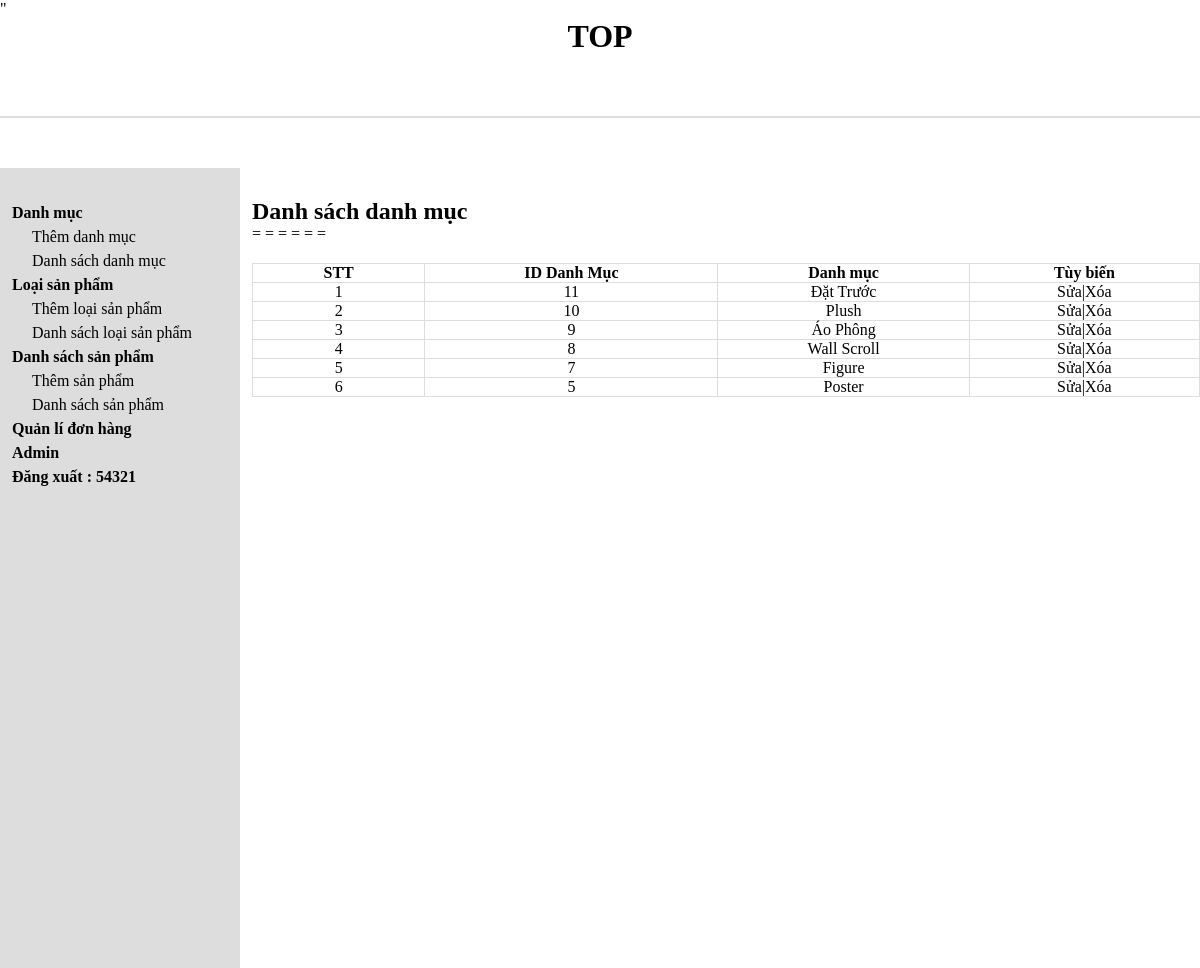
/admin/categorylist.php (signed in), run on the app's committed database.
### tables this page shows
CREATE TABLE `tbl_category` (
  `category_id` int(11) NOT NULL,
  `category_name` varchar(255) NOT NULL,
  `category_php_name` varchar(255) NOT NULL
);

### admin/database.php (called while the page is built, shortened)
<?php
class Database{
    public $host = DB_HOST;
    public $user = DB_USER;
    public $pass = DB_PASS;
    public $dbname = DB_NAME;
    public $link;
    private function connectDB(){
        $this->link = new mysqli($this->host, $this->user, $this->pass, $this->dbname);
    }
    public function select($query){
        $result = $this->link->query($query) or die($this->link->error.__LINE__);
        if($result->num_rows>0){
            return $result;
        } else {
            return false;
        }
    }
}
?>

### admin/class/category-class.php (called while the page is built, shortened)
<?php
include "..admin/database.php";
?>
<?php
class category {
    private $db;
    public function __construct()
    {
        $this->db = new Database();
    }
    public function show_category(){
        $query = "SELECT * FROM tbl_category ORDER BY category_id DESC";
        $result = $this->db->select($query);
        return $result;
    }
}
?>

### admin/categorylist.php (the view)
<?php
include "./header.php";
include "./slider.php";
include "./class/category-class.php";
?>
<?php
$category = new category;
$show_category = $category->show_category();
?>
<div class="admin-content-right">
<div class="admin-content-right-category-list">
                <h1>Danh sách danh mục</h1>
                <table>
                    <tr>
                        <th>STT</th>
                        <th>ID Danh Mục</th>
                        <th>Danh mục</th>
                        <th>Tùy biến</th>
                    </tr>
                    <?php
                    if($show_category){$i = 0;
                        while($result = $show_category->fetch_assoc()) {$i++;
                    ?>=
                    <tr>
                        <td><?php echo $i ?></td>
                        <td><?php echo $result['category_id']?> </td>
                        <td><?php echo $result['category_name']?></td>
                        <td><a href="categoryedit.php?category_id=<?php echo $result['category_id']?>">Sửa</a>|<a href="categorydelete.php?category_id=<?php echo $result['category_id']?>">Xóa<a href=""></a></a></td>
                    </tr>
                    <?php
                        }
                    }
                    ?>
                </table>
            </div>
        </div>
    </section>
</body>
</html>

### admin/style.css (style rules this page uses)
* { margin: 0; padding: 0; box-sizing: border-box; color: black; outline: none; }
a { text-decoration: none; }
.admin-content-right { width: 80%; padding: 30px 0 0 12px; }
.admin-content-right-category-list table { width: 100%; text-align: center; margin-top: 20px; }
.admin-content-right-category-list table tr th,td { padding: 0 30px; border: 1px solid #ddd; }
table { border-collapse: collapse; }

### data on the page
tbl_category: category_id "11", category_name "Đặt Trước"
tbl_category: category_id "10", category_name "Plush"
tbl_category: category_id "9", category_name "Áo Phông"
tbl_category: category_id "8", category_name "Wall Scroll"
tbl_category: category_id "7", category_name "Figure"
tbl_category: category_id "5", category_name "Poster"

### other printed values
$_SESSION['login'] "54321"
